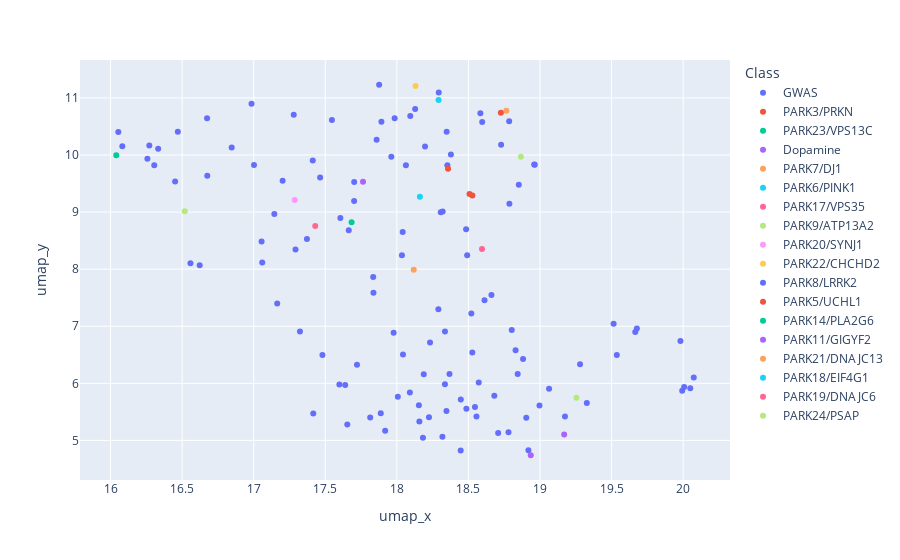

This figure's notebook cell:
### Code cell
fig=px.scatter(merged_df,x='umap_x',y='umap_y',hover_data=['Gene'], color='Class')
fig.show()

### Figure 1 — Plotly figure (JSON) as saved in the notebook; plotly's stock layout.template omitted (floating-point values rounded to 4 significant figures)
{"data": [{"customdata": [["KCNS3•kvs-5"], ["LAMB2•lam-1"], ["GBA•gba-4"], ["MCCC1•mccc-1"], ["CAMK2D•unc-43"], ["KPNA1•F53B2.5"], ["VAMP4•snb-7"], ["GBA•gba-3"], ["CRLS1•crls-1"], ["IP6K2•Y22D7AR.6"], ["SETD1A•set-2"], ["DDC•bas-1"], ["FGF20•let-756"], ["GALC•C29E4.10"], ["VAMP4•snb-5"], ["HIP1R•hipr-1"], ["KCNS3•kvs-4"], ["GBF1•gbf-1"], ["SCARB2•scav-2"], ["SATB1•dve-1"], ["CAB39L•mop-25.1"], ["SCARB2•scav-1"], ["IGSF9B•igcm-2"], ["DRD2/3/4•dop-3"], ["CTSB•cpr-6"], ["CHRNB1•acr-3"], ["RIMS1•unc-10"], ["KCNS3•kvs-1"], ["MED12L•dpy-22"], ["SCARB2•scav-5"], ["RAB29•glo-1"], ["KCNIP3•ncs-4"], ["CHRNB1•acr-8"], ["MAP4K4•mig-15"], ["LCORL•mbr-1"], ["CHRNB1•acr-12"], ["RNF141•F54B11.5"], ["DYRK1A•mbk-1"], ["IP6K2•T20F7.3"], ["MBNL2•mbl-1"], ["KCNIP3•ncs-7"], ["MEX3C•mex-3"], ["UBAP2•pqn-59"], ["FYN•src-1"], ["PAM•pghm-1"], ["CHRNB1•acr-6"], ["SH3GL2•unc-57"], ["CHD9•chd-7"], ["PAM•pgal-1"], ["ITPKB•lfe-2"], ["PAM•pamn-1"], ["KPNA1•ima-2"], ["SPPL2B•imp-1"], ["GRN•pgrn-1"], ["HIP1R•Y18D10A.22"], ["HIP1R•tag-138"], ["INPP5F•sac-2"], ["CTSB•W07B8.4"], ["CTSB•cpr-5"], ["CTSB•cpr-8"], ["PARK7•djr-1.2"], ["KCNS3•exp-2"], ["CTSB•cpr-4"], ["KCNS3•kvs-3"], ["KCNS3•kvs-2"], ["PMVK•F32D8.13"], ["SIPA1L2•sipa-1"], ["CTSB•cpr-1"], ["CTSB•cpr-9"], ["RPS6KL1•rskd-1"], ["CTSB•F32H5.1"], ["CTSB•cpr-3"], ["CTSB•cpr-2"], ["STK39•gck-3"], ["KCNIP3•ncs-5"], ["GBA•gba-1"], ["GBA•gba-2"], ["FAM49B/CYRIB•R07G3.8"], ["MED13•let-19"], ["CLCN3•clh-5"], ["CAB39L•mop-25.2"], ["GAK•gakh-1"], ["SVOP•svop-1"], ["gipc-2•GIPC1"], ["gipc-1•GIPC1"], ["hsp-1•HSPA8"], ["immt-1•IMMT"], ["immt-2•IMMT"], ["klp-12•KIF21B"], ["miro-1•RHOT2"], ["C16C10.1•SLC25A39"], ["unc-70•SPTBN1"], ["tomm-22•TOMM22"], ["C34D4.4•TVP23A"], ["klu-1•ZSCAN21"], ["mtk-1•NEK1"], ["sek-1•NEK1"], ["sek-4•NEK1"], ["sek-5•NEK1"], ["mig-32•PCGF3"], ["chd-1•ZRANB3"], ["csb-1•ZRANB3"], ["F53H4.6•ZRANB3"], ["smrc-1•ZRANB3"], ["ptl-1•MAPT"], ["lsy-2•ZSCAN9"], ["gly-10•WBSCR17"], ["gly-3•WBSCR17"], ["gly-5•WBSCR17"], ["gly-7•WBSCR17"], ["gly-8•WBSCR17"], ["dma-1•NRROS"], ["egg-6•NRROS"], ["pan-1•NRROS"], ["sym-1•NRROS"], ["rskn-1•RPS6KA2"], ["sec-3•STXBP6"]], "hovertemplate": "Class=GWAS<br>umap_x=%{x}<br>umap_y=%{y}<br>Gene=%{customdata[0]}<extra></extra>", "legendgroup": "GWAS", "marker": {"color": "#636efa", "symbol": "circle"}, "mode": "markers", "name": "GWAS", "orientation": "v", "showlegend": true, "type": "scatter", "x": [17.42, 18.13, 19.17, 18.85, 16.47, 18.32, 18.09, 19.67, 18.58, 17.98, 17.46, 18.92, 18.04, 18.49, 18.16, 17.66, 18.15, 16.85, 18.52, 16.26, 17.84, 19.54, 18.53, 17.64, 19.98, 18.45, 17.29, 17.92, 16.08, 18.56, 19.51, 17.65, 18.37, 17.55, 17.6, 17.32, 18.31, 17.7, 18.01, 18.49, 18.88, 18.35, 17.88, 17.98, 16.62, 18.18, 17.06, 16.05, 16.56, 18.29, 18.04, 18.35, 18.6, 19.68, 18.45, 18.22, 18.79, 18.34, 19.99, 18.9, 18.84, 17.48, 20.01, 18.35, 18.83, 18.34, 17.05, 20.07, 20.05, 18.06, 19.33, 19.0, 18.68, 18.96, 17.72, 19.06, 18.55, 18.04, 16.33, 17.96, 18.96, 17.89, 17.61, 18.78, 18.71, 16.98, 18.73, 16.31, 17.83, 17.2, 18.8, 16.67, 18.29, 18.78, 17.81, 16.45, 18.2, 19.28, 18.19, 18.38, 17.37, 18.61, 18.57, 18.23, 17.14, 18.09, 17.41, 17.0, 17.7, 17.86, 16.27, 18.32, 18.66, 17.28, 17.89, 17.16, 18.48], "xaxis": "x", "y": [5.472, 10.81, 5.419, 9.477, 10.41, 5.065, 5.84, 6.9, 10.73, 6.886, 9.606, 4.827, 6.506, 5.552, 5.329, 8.683, 5.615, 10.13, 7.221, 9.932, 7.585, 6.496, 6.541, 5.972, 6.741, 4.821, 8.343, 5.169, 10.15, 5.419, 7.042, 5.276, 6.162, 10.61, 5.98, 6.909, 8.998, 9.529, 5.765, 8.244, 6.424, 10.41, 11.23, 10.64, 8.066, 5.047, 8.117, 10.4, 8.101, 7.295, 8.652, 9.819, 10.58, 6.96, 5.716, 5.407, 9.144, 5.983, 5.87, 5.397, 6.162, 6.494, 5.934, 5.513, 6.578, 6.909, 8.484, 6.1, 5.913, 9.821, 5.655, 5.61, 5.784, 9.827, 6.323, 5.904, 5.584, 8.244, 10.11, 9.97, 9.833, 5.477, 8.894, 5.142, 5.13, 10.9, 10.18, 9.822, 7.863, 9.547, 6.933, 10.64, 11.1, 10.59, 5.399, 9.534, 10.15, 6.334, 6.156, 10.01, 8.527, 7.456, 6.013, 6.713, 8.968, 10.68, 9.902, 9.823, 9.196, 10.27, 10.17, 9.011, 7.546, 10.71, 10.58, 7.399, 8.7], "yaxis": "y"}, {"customdata": [["PRKN•pdr-1"]], "hovertemplate": "Class=PARK3/PRKN<br>umap_x=%{x}<br>umap_y=%{y}<br>Gene=%{customdata[0]}<extra></extra>", "legendgroup": "PARK3/PRKN", "marker": {"color": "#EF553B", "symbol": "circle"}, "mode": "markers", "name": "PARK3/PRKN", "orientation": "v", "showlegend": true, "type": "scatter", "x": [18.36], "xaxis": "x", "y": [9.758], "yaxis": "y"}, {"customdata": [["VPS13C•T08G11.1"]], "hovertemplate": "Class=PARK23/VPS13C<br>umap_x=%{x}<br>umap_y=%{y}<br>Gene=%{customdata[0]}<extra></extra>", "legendgroup": "PARK23/VPS13C", "marker": {"color": "#00cc96", "symbol": "circle"}, "mode": "markers", "name": "PARK23/VPS13C", "orientation": "v", "showlegend": true, "type": "scatter", "x": [16.04], "xaxis": "x", "y": [9.997], "yaxis": "y"}, {"customdata": [["GCH1•cat-4"], ["TH•cat-2"]], "hovertemplate": "Class=Dopamine<br>umap_x=%{x}<br>umap_y=%{y}<br>Gene=%{customdata[0]}<extra></extra>", "legendgroup": "Dopamine", "marker": {"color": "#ab63fa", "symbol": "circle"}, "mode": "markers", "name": "Dopamine", "orientation": "v", "showlegend": true, "type": "scatter", "x": [19.17, 18.94], "xaxis": "x", "y": [5.101, 4.739], "yaxis": "y"}, {"customdata": [["PARK7•djr-1.1"]], "hovertemplate": "Class=PARK7/DJ1<br>umap_x=%{x}<br>umap_y=%{y}<br>Gene=%{customdata[0]}<extra></extra>", "legendgroup": "PARK7/DJ1", "marker": {"color": "#FFA15A", "symbol": "circle"}, "mode": "markers", "name": "PARK7/DJ1", "orientation": "v", "showlegend": true, "type": "scatter", "x": [18.76], "xaxis": "x", "y": [10.77], "yaxis": "y"}, {"customdata": [["PINK1•pink-1"]], "hovertemplate": "Class=PARK6/PINK1<br>umap_x=%{x}<br>umap_y=%{y}<br>Gene=%{customdata[0]}<extra></extra>", "legendgroup": "PARK6/PINK1", "marker": {"color": "#19d3f3", "symbol": "circle"}, "mode": "markers", "name": "PARK6/PINK1", "orientation": "v", "showlegend": true, "type": "scatter", "x": [18.16], "xaxis": "x", "y": [9.268], "yaxis": "y"}, {"customdata": [["VPS35•vps-35"]], "hovertemplate": "Class=PARK17/VPS35<br>umap_x=%{x}<br>umap_y=%{y}<br>Gene=%{customdata[0]}<extra></extra>", "legendgroup": "PARK17/VPS35", "marker": {"color": "#FF6692", "symbol": "circle"}, "mode": "markers", "name": "PARK17/VPS35", "orientation": "v", "showlegend": true, "type": "scatter", "x": [18.6], "xaxis": "x", "y": [8.355], "yaxis": "y"}, {"customdata": [["ATP13A2•catp-7"]], "hovertemplate": "Class=PARK9/ATP13A2<br>umap_x=%{x}<br>umap_y=%{y}<br>Gene=%{customdata[0]}<extra></extra>", "legendgroup": "PARK9/ATP13A2", "marker": {"color": "#B6E880", "symbol": "circle"}, "mode": "markers", "name": "PARK9/ATP13A2", "orientation": "v", "showlegend": true, "type": "scatter", "x": [16.52], "xaxis": "x", "y": [9.015], "yaxis": "y"}, {"customdata": [["SYNJ1•unc-26"]], "hovertemplate": "Class=PARK20/SYNJ1<br>umap_x=%{x}<br>umap_y=%{y}<br>Gene=%{customdata[0]}<extra></extra>", "legendgroup": "PARK20/SYNJ1", "marker": {"color": "#FF97FF", "symbol": "circle"}, "mode": "markers", "name": "PARK20/SYNJ1", "orientation": "v", "showlegend": true, "type": "scatter", "x": [17.29], "xaxis": "x", "y": [9.21], "yaxis": "y"}, {"customdata": [["CHCHD2•har-1"]], "hovertemplate": "Class=PARK22/CHCHD2<br>umap_x=%{x}<br>umap_y=%{y}<br>Gene=%{customdata[0]}<extra></extra>", "legendgroup": "PARK22/CHCHD2", "marker": {"color": "#FECB52", "symbol": "circle"}, "mode": "markers", "name": "PARK22/CHCHD2", "orientation": "v", "showlegend": true, "type": "scatter", "x": [18.13], "xaxis": "x", "y": [11.21], "yaxis": "y"}, {"customdata": [["LRRK2•lrk-1"]], "hovertemplate": "Class=PARK8/LRRK2<br>umap_x=%{x}<br>umap_y=%{y}<br>Gene=%{customdata[0]}<extra></extra>", "legendgroup": "PARK8/LRRK2", "marker": {"color": "#636efa", "symbol": "circle"}, "mode": "markers", "name": "PARK8/LRRK2", "orientation": "v", "showlegend": true, "type": "scatter", "x": [16.68], "xaxis": "x", "y": [9.637], "yaxis": "y"}, {"customdata": [["UCHL1•ubh-3"], ["UCHL1•ubh-2"], ["UCHL1•ubh-1"]], "hovertemplate": "Class=PARK5/UCHL1<br>umap_x=%{x}<br>umap_y=%{y}<br>Gene=%{customdata[0]}<extra></extra>", "legendgroup": "PARK5/UCHL1", "marker": {"color": "#EF553B", "symbol": "circle"}, "mode": "markers", "name": "PARK5/UCHL1", "orientation": "v", "showlegend": true, "type": "scatter", "x": [18.73, 18.53, 18.51], "xaxis": "x", "y": [10.74, 9.292, 9.315], "yaxis": "y"}, {"customdata": [["PLA2G6•ipla-3"]], "hovertemplate": "Class=PARK14/PLA2G6<br>umap_x=%{x}<br>umap_y=%{y}<br>Gene=%{customdata[0]}<extra></extra>", "legendgroup": "PARK14/PLA2G6", "marker": {"color": "#00cc96", "symbol": "circle"}, "mode": "markers", "name": "PARK14/PLA2G6", "orientation": "v", "showlegend": true, "type": "scatter", "x": [17.68], "xaxis": "x", "y": [8.823], "yaxis": "y"}, {"customdata": [["GIGYF2•gyf-1"]], "hovertemplate": "Class=PARK11/GIGYF2<br>umap_x=%{x}<br>umap_y=%{y}<br>Gene=%{customdata[0]}<extra></extra>", "legendgroup": "PARK11/GIGYF2", "marker": {"color": "#ab63fa", "symbol": "circle"}, "mode": "markers", "name": "PARK11/GIGYF2", "orientation": "v", "showlegend": true, "type": "scatter", "x": [17.76], "xaxis": "x", "y": [9.53], "yaxis": "y"}, {"customdata": [["DNAJC13•rme-8"]], "hovertemplate": "Class=PARK21/DNAJC13<br>umap_x=%{x}<br>umap_y=%{y}<br>Gene=%{customdata[0]}<extra></extra>", "legendgroup": "PARK21/DNAJC13", "marker": {"color": "#FFA15A", "symbol": "circle"}, "mode": "markers", "name": "PARK21/DNAJC13", "orientation": "v", "showlegend": true, "type": "scatter", "x": [18.12], "xaxis": "x", "y": [7.989], "yaxis": "y"}, {"customdata": [["EIF4G1•ifg-1"]], "hovertemplate": "Class=PARK18/EIF4G1<br>umap_x=%{x}<br>umap_y=%{y}<br>Gene=%{customdata[0]}<extra></extra>", "legendgroup": "PARK18/EIF4G1", "marker": {"color": "#19d3f3", "symbol": "circle"}, "mode": "markers", "name": "PARK18/EIF4G1", "orientation": "v", "showlegend": true, "type": "scatter", "x": [18.29], "xaxis": "x", "y": [10.96], "yaxis": "y"}, {"customdata": [["DNAJC6•dnj-25"]], "hovertemplate": "Class=PARK19/DNAJC6<br>umap_x=%{x}<br>umap_y=%{y}<br>Gene=%{customdata[0]}<extra></extra>", "legendgroup": "PARK19/DNAJC6", "marker": {"color": "#FF6692", "symbol": "circle"}, "mode": "markers", "name": "PARK19/DNAJC6", "orientation": "v", "showlegend": true, "type": "scatter", "x": [17.43], "xaxis": "x", "y": [8.756], "yaxis": "y"}, {"customdata": [["PSAP•spp-10"], ["PSAP•spp-8"]], "hovertemplate": "Class=PARK24/PSAP<br>umap_x=%{x}<br>umap_y=%{y}<br>Gene=%{customdata[0]}<extra></extra>", "legendgroup": "PARK24/PSAP", "marker": {"color": "#B6E880", "symbol": "circle"}, "mode": "markers", "name": "PARK24/PSAP", "orientation": "v", "showlegend": true, "type": "scatter", "x": [18.87, 19.25], "xaxis": "x", "y": [9.968, 5.747], "yaxis": "y"}], "layout": {"legend": {"title": {"text": "Class"}, "tracegroupgap": 0}, "margin": {"t": 60}, "xaxis": {"anchor": "y", "domain": [0, 1], "title": {"text": "umap_x"}}, "yaxis": {"anchor": "x", "domain": [0, 1], "title": {"text": "umap_y"}}}}
